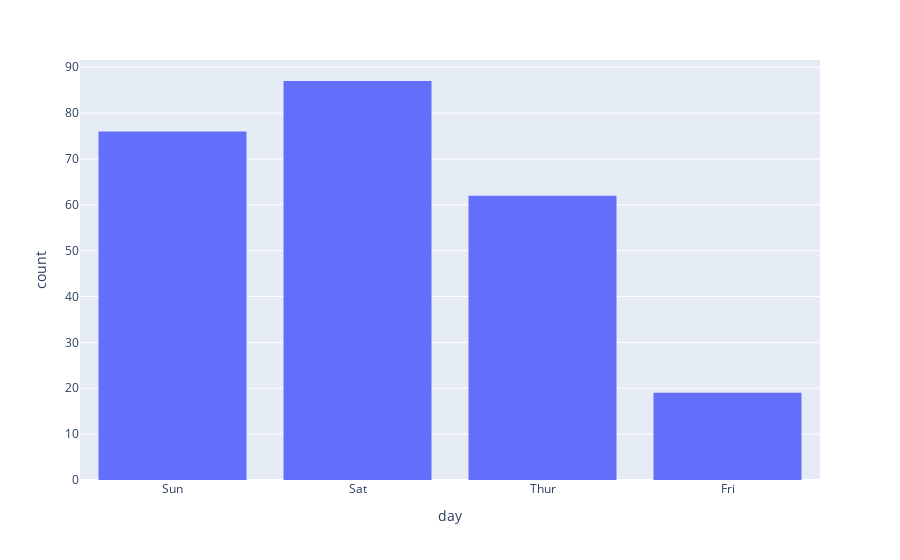

The cell this chart's notebook holds for it:
### Code cell
import plotly.express as px
df = px.data.tips()
# Here we use a column with categorical data
fig = px.histogram(df, x="day")
fig.show()

### Figure 1 — Plotly figure (JSON) as saved in the notebook; plotly's stock layout.template omitted (floating-point values rounded to 4 significant figures; data arrays with more than 128 entries replaced by an {"elided": "..."} marker saying what was removed)
{"data": [{"alignmentgroup": "True", "bingroup": "x", "hovertemplate": "day=%{x}<br>count=%{y}<extra></extra>", "legendgroup": "", "marker": {"color": "#636efa", "pattern": {"shape": ""}}, "name": "", "offsetgroup": "", "orientation": "v", "showlegend": false, "type": "histogram", "x": {"elided": "244 str values"}, "xaxis": "x", "yaxis": "y"}], "layout": {"barmode": "relative", "legend": {"tracegroupgap": 0}, "margin": {"t": 60}, "xaxis": {"anchor": "y", "domain": [0, 1], "title": {"text": "day"}}, "yaxis": {"anchor": "x", "domain": [0, 1], "title": {"text": "count"}}}}
